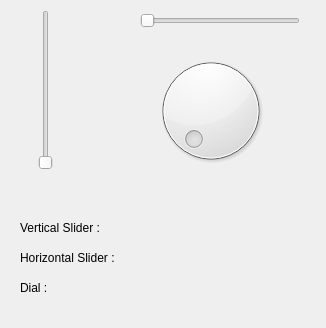
<?xml version="1.0" encoding="UTF-8"?>
<ui version="4.0">
 <class>Dialog</class>
 <widget class="QDialog" name="Dialog">
  <property name="geometry">
   <rect>
    <x>0</x>
    <y>0</y>
    <width>326</width>
    <height>328</height>
   </rect>
  </property>
  <property name="windowTitle">
   <string>Dialog</string>
  </property>
  <widget class="QSlider" name="verticalSlider">
   <property name="geometry">
    <rect>
     <x>20</x>
     <y>10</y>
     <width>51</width>
     <height>160</height>
    </rect>
   </property>
   <property name="orientation">
    <enum>Qt::Vertical</enum>
   </property>
  </widget>
  <widget class="QSlider" name="horizontalSlider">
   <property name="geometry">
    <rect>
     <x>140</x>
     <y>10</y>
     <width>160</width>
     <height>22</height>
    </rect>
   </property>
   <property name="orientation">
    <enum>Qt::Horizontal</enum>
   </property>
  </widget>
  <widget class="QDial" name="dial">
   <property name="geometry">
    <rect>
     <x>120</x>
     <y>50</y>
     <width>181</width>
     <height>121</height>
    </rect>
   </property>
  </widget>
  <widget class="QLabel" name="verticalSlider_label">
   <property name="geometry">
    <rect>
     <x>20</x>
     <y>220</y>
     <width>161</width>
     <height>16</height>
    </rect>
   </property>
   <property name="text">
    <string>Vertical Slider : </string>
   </property>
  </widget>
  <widget class="QLabel" name="horizontalSlider_label">
   <property name="geometry">
    <rect>
     <x>20</x>
     <y>250</y>
     <width>161</width>
     <height>16</height>
    </rect>
   </property>
   <property name="text">
    <string>Horizontal Slider : </string>
   </property>
  </widget>
  <widget class="QLabel" name="dial_label">
   <property name="geometry">
    <rect>
     <x>20</x>
     <y>280</y>
     <width>161</width>
     <height>16</height>
    </rect>
   </property>
   <property name="text">
    <string>Dial : </string>
   </property>
  </widget>
 </widget>
 <resources/>
 <connections/>
</ui>
